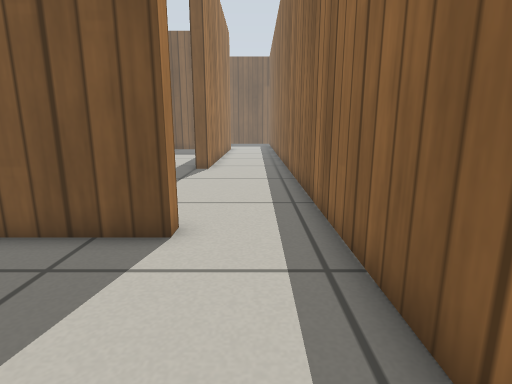
View 1 (above)

18 first-person views from a walk through a Gazebo world. The camera is 0.5 m above the floor, tilts 12° down and sees 80° across. The floor is counted in squares, 0.25 m on a side. Each view is taken from the middle of a square. On the plan, view 1 faces up. The plan holds only what a view shows up to about 17 squares ahead; the rest is blank. The place goes on beyond the plan. Gazebo's built-in surfaces are drawn with simple patterns.

View 2
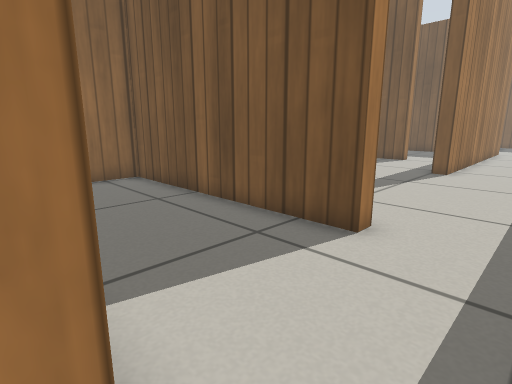

View 3
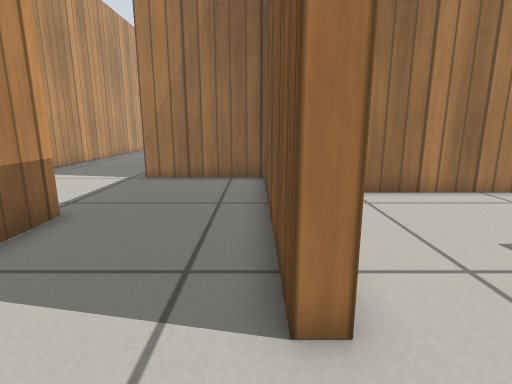

View 4
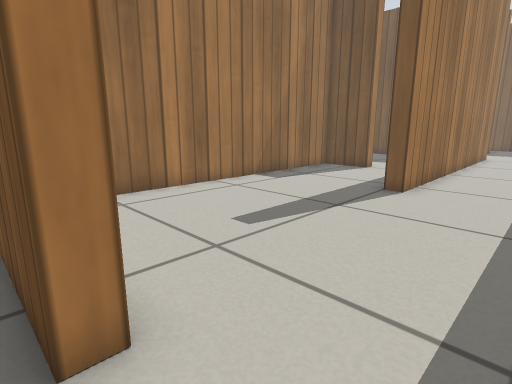

View 5
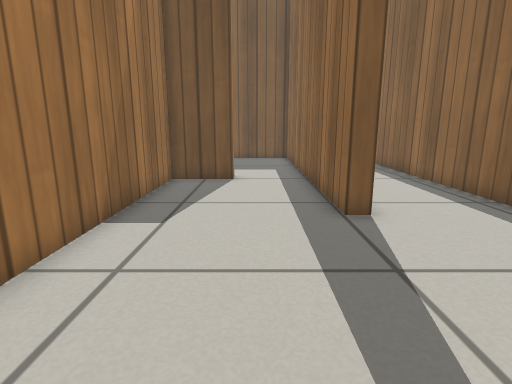

View 6
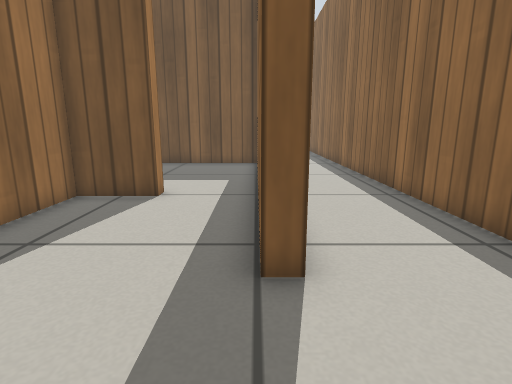

View 7
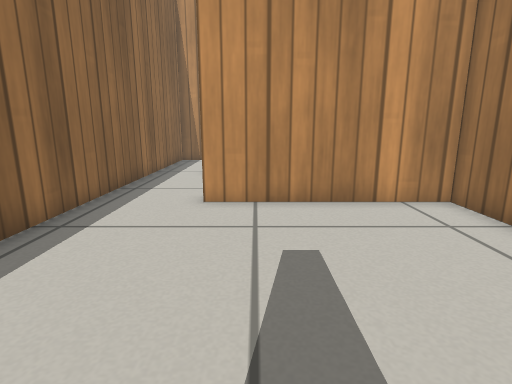

View 8
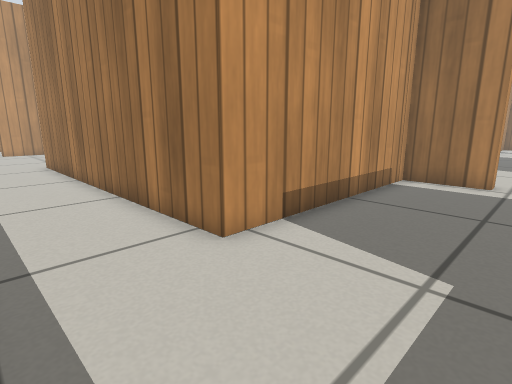

View 9
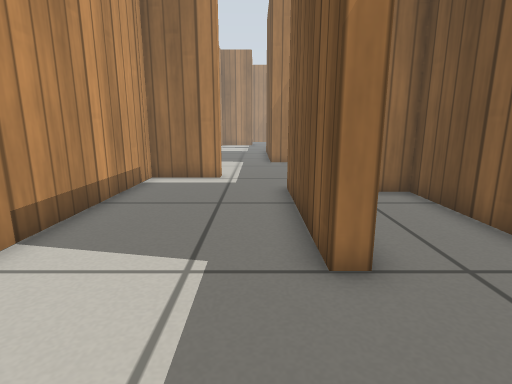

View 10
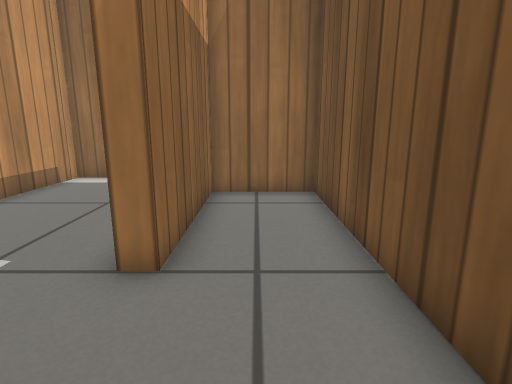

View 11
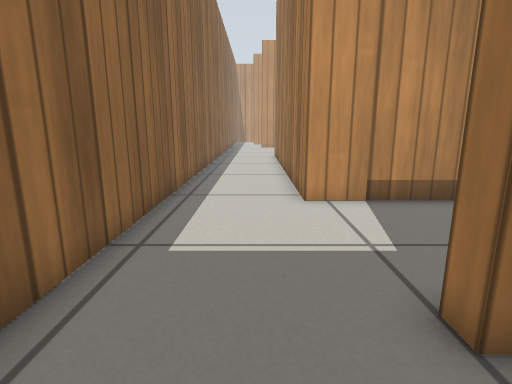

View 12
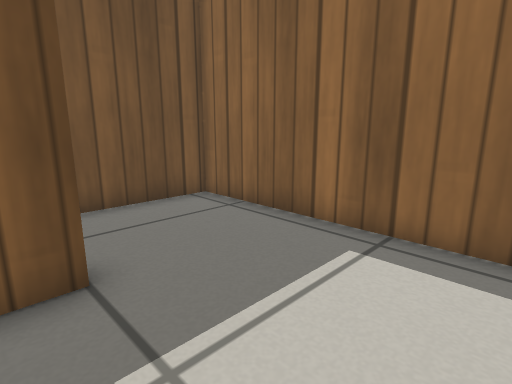

View 13
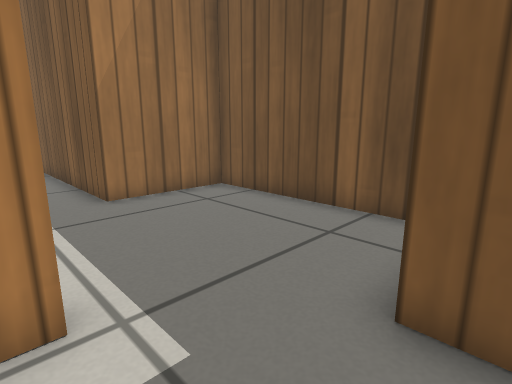

View 14
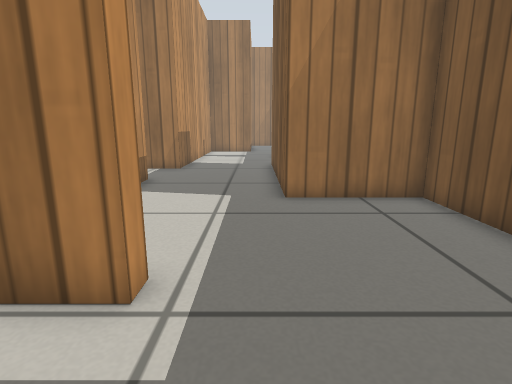

View 15
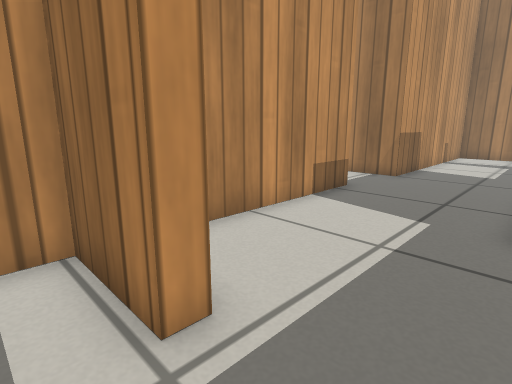

View 16
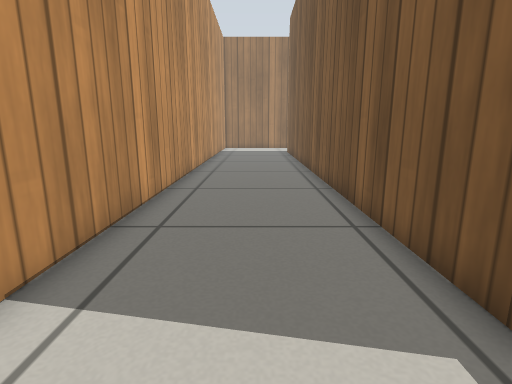

View 17
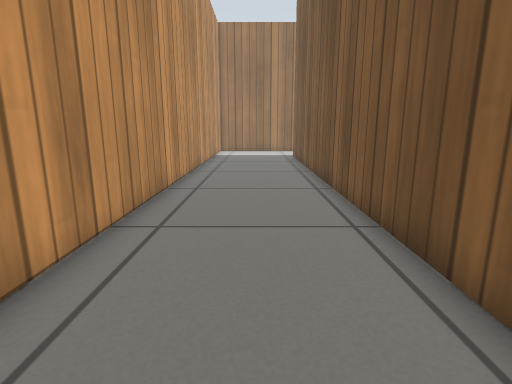

View 18
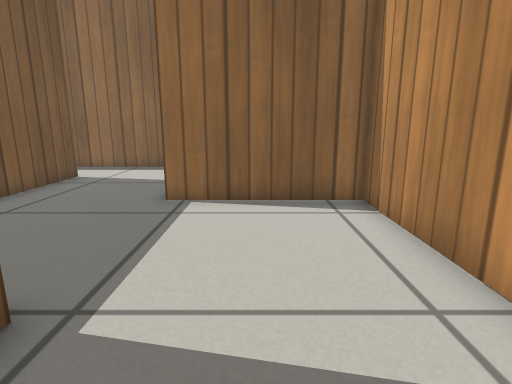

### Floor plan
Ten units are one square. View 1 is at (0, 0); x grows to the right and y downward. Boxes are objects, and circles mark ways between rooms. Rooms are numbered by the first view taken in them; rooms with no view inside come last. Other rooms are left out.
<svg viewBox="-310 -383 331 438">
<path fill="none" stroke="#000" d="M-57 -5 -41 -5M-16 -59 -16 -53 -112 -53 -112 -16M16 6 16 -66M-7 -6 -7 0M-23 -148 -29 -148 -29 -195M-59 -198 -83 -198 -83 -59 -16 -59M-30 -340 -90 -340M-112 -316 -112 -288 -23 -288 -23 -148M16 -66 16 -336M16 -336 16 -378 -83 -378 -83 -346 -30 -346M-30 -346 -30 -340M-112 -16 -112 -6 -305 -6M-107 50 -57 50 -57 -5M-305 50 -122 50M-119 -316 -112 -316M-197 -288 -137 -288M-101 -378 -166 -378 -166 -339 -226 -339M-285 -293 -229 -293M-226 -339 -246 -339"/>
<circle cx="0" cy="-55" r="3" fill="#2a7"/>
<circle cx="-85" cy="-10" r="3" fill="#2a7"/>
<circle cx="-25" cy="-105" r="3" fill="#2a7"/>
<circle cx="-5" cy="-345" r="3" fill="#2a7"/>
<circle cx="-115" cy="-345" r="3" fill="#2a7"/>
<circle cx="-235" cy="-315" r="3" fill="#2a7"/>
<text x="-40" y="-30">1</text>
<text x="-50" y="-120">2</text>
<text x="-10" y="-240">3</text>
<text x="-20" y="-360">4</text>
<text x="-180" y="20">5</text>
<text x="-160" y="-330">6</text>
<text x="-260" y="-320">7</text>
</svg>
Room 1 opens to room 3. Room 1 opens to room 5. Room 2 opens to room 3. Room 3 opens to room 4. Room 3 opens to room 6. Room 6 opens to room 7.

Where each view was taken, in squares from view 1:
view 1: 0 up, 0 right, facing up
view 2: 0 up, 1 right, facing up-left
view 3: 5 up, 1 right, facing left
view 4: 5 up, 1 right, facing up-left
view 5: 8 up, 5 left, facing up
view 6: 11 up, 3 left, facing up
view 7: 14 up, 3 left, facing down
view 8: 33 up, 1 right, facing down-left
view 9: 33 up, 1 right, facing left
view 10: 36 up, 1 right, facing left
view 11: 37 up, 1 left, facing down
view 12: 30 up, 4 left, facing up-right
view 13: 31 up, 8 left, facing up-left
view 14: 33 up, 8 left, facing left
view 15: 34 up, 10 left, facing down-left
view 16: 2 down, 9 left, facing left
view 17: 2 down, 13 left, facing left
view 18: 2 down, 14 left, facing right
